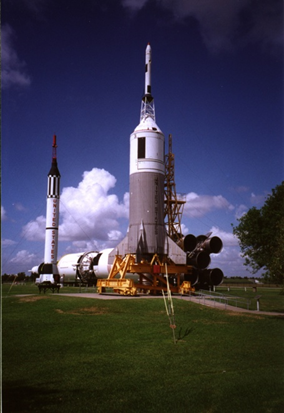
%> input picture Assignment 3/Assignment3_1_A_L/AtlasMercury.tif, 284 x 413 px
$ octave Assignment3_1d.m   (GNU Octave 9; MATLAB toolbox functions it lacks are replaced by stand-ins)
%> lines starting %> are read from the running program, lines starting %| are printed output that depends on the picture
I = imread('AtlasMercury.tif');
%> I is the input picture: size 413x284x3 uint8; mean R, G, B 59.3, 57.4, 73.5
h_I = compute_hist(I);
%> after the loop in compute_hist, `for i = 1 : 256`: h = 256 rows, first 12: [0 10 444; 0 6 396; 0 14 691; 0 19 957; 0 33 1084; 0 70 1222; 1 133 1429; 2 285 1666; 3 469 1918; 4 532 2313; 9 447 2541; 14 383 2556]
%> h_I has the same summary as h in compute_hist
x = 0 : 255;
figure;
image(I);
title('origin image');
h = figure;
h_Val = (1/3)*(h_I(:, 1)+h_I(:, 2)+h_I(:, 3));
%> h_Val = 256 values, max 2069.3 at index 26, min 48.67 at index 218, mean 458.2
bar(x, h_Val(:, 1));
title('RGB image value histogram');
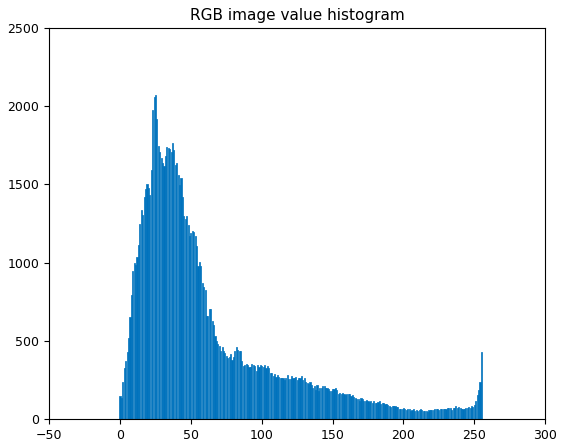
%> figure redrawn from the program's plot data; tallest bar 2069.3 high, from x = 24.6 to 25.4
saveas(h,'hist_val.png')
k = figure;
h_Lum = (0.299*h_I(:, 1)+ 0.587*h_I(:, 2)+ 0.114*h_I(:, 3));
%> h_Lum = 256 values, max 2440.4 at index 26, min 45.92 at index 218, mean 458.2
bar(x, h_Lum(:, 1));
title('RGB image Luminance histogram');
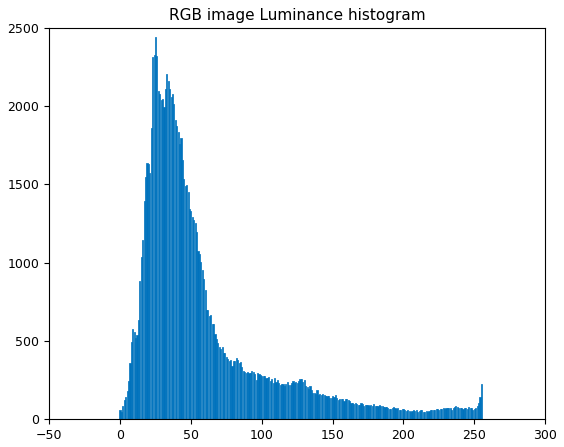
%> figure redrawn from the program's plot data; tallest bar 2440.4 high, from x = 24.6 to 25.4
saveas(k,'hist_lum.png')


function h = compute_hist( img )
%compute histogram of an image

[m, n, c] = size(img);
h = zeros([256, c]);
for i = 1 : 256
    h(i, :) = sum(sum(img == (i - 1)));
end
end
